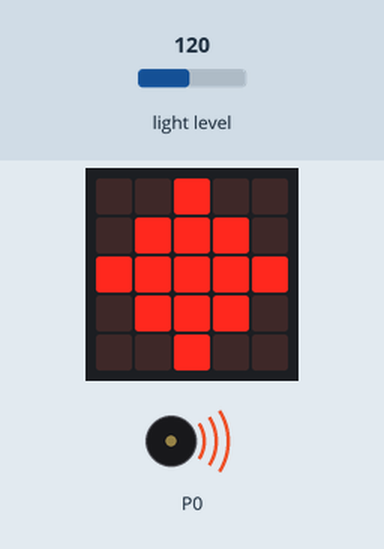
The program below on a simulated BBC micro:bit (MakeCode). On the bench: the board's 5×5 LED display, buzzer (waves = sounding). The inputs (shaded band) are chosen by the test bench; at power-on: light level 120.

Above: at 0.96 s.
1.3 s: light level set to 148
5.7 s: light level set to 153
At 7.5 s:
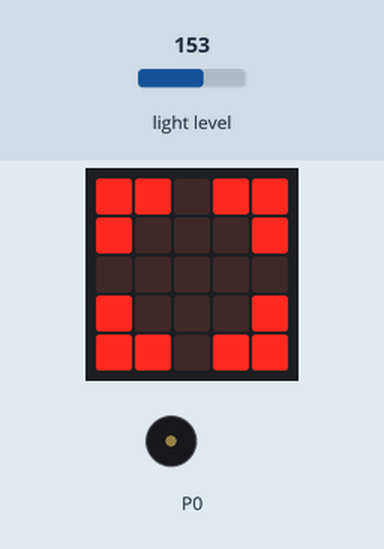
10.1 s: light level set to 5
At 10.43 s:
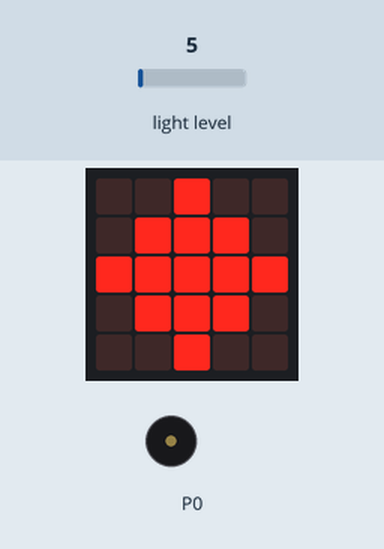
Timing chart, 0 to 20.5 s (numbered marks = the images above; inputs shaded):
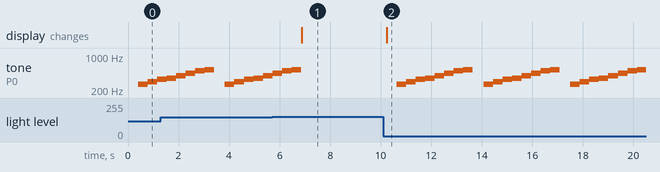

Measured:
- the behaviour switches between 150 and 151 on light level (found by bisection; images 0 and 1)
- after the input at 5.7 s, tone on P0: goes on until 6.8 s, then stays silent; the display: changes after 1.2 s (image 1)
- after the input at 10.1 s, tone on P0: silent → 262 Hz after 0.53 s, then repeats every 3.4 s: 294 Hz 0.38 s, 330 Hz 0.38 s, 349 Hz 0.38 s, 392 Hz 0.38 s, 440 Hz 0.38 s, 494 Hz 0.38 s, 523 Hz 0.37 s, silent 0.43 s, 262 Hz 0.38 s; the display: changes after 0.13 s (image 2)
- by itself, tone on P0: plays 349 Hz for 0.38 s, 392 Hz for 0.38 s, 440 Hz for 0.38 s, 494 Hz for 0.38 s, 523 Hz for 0.37 s, 262 Hz for 0.38 s … (10 notes in this stretch)

The program:

main.ts
```typescript
let valor = 0
basic.forever(function () {
    valor = input.lightLevel()
    if (valor <= 150) {
        basic.showLeds(`
            . . # . .
            . # # # .
            # # # # #
            . # # # .
            . . # . .
            `)
        music.play(music.stringPlayable("C D E F G A B C5 ", 160), music.PlaybackMode.UntilDone)
    } else if (true) {
        basic.showLeds(`
            # # . # #
            # . . . #
            . . . . .
            # . . . #
            # # . # #
            `)
    }
})
```

test.ts
```typescript
// testes vão aqui; isto não será compilado quando este pacote for usado como uma extensão.
```
